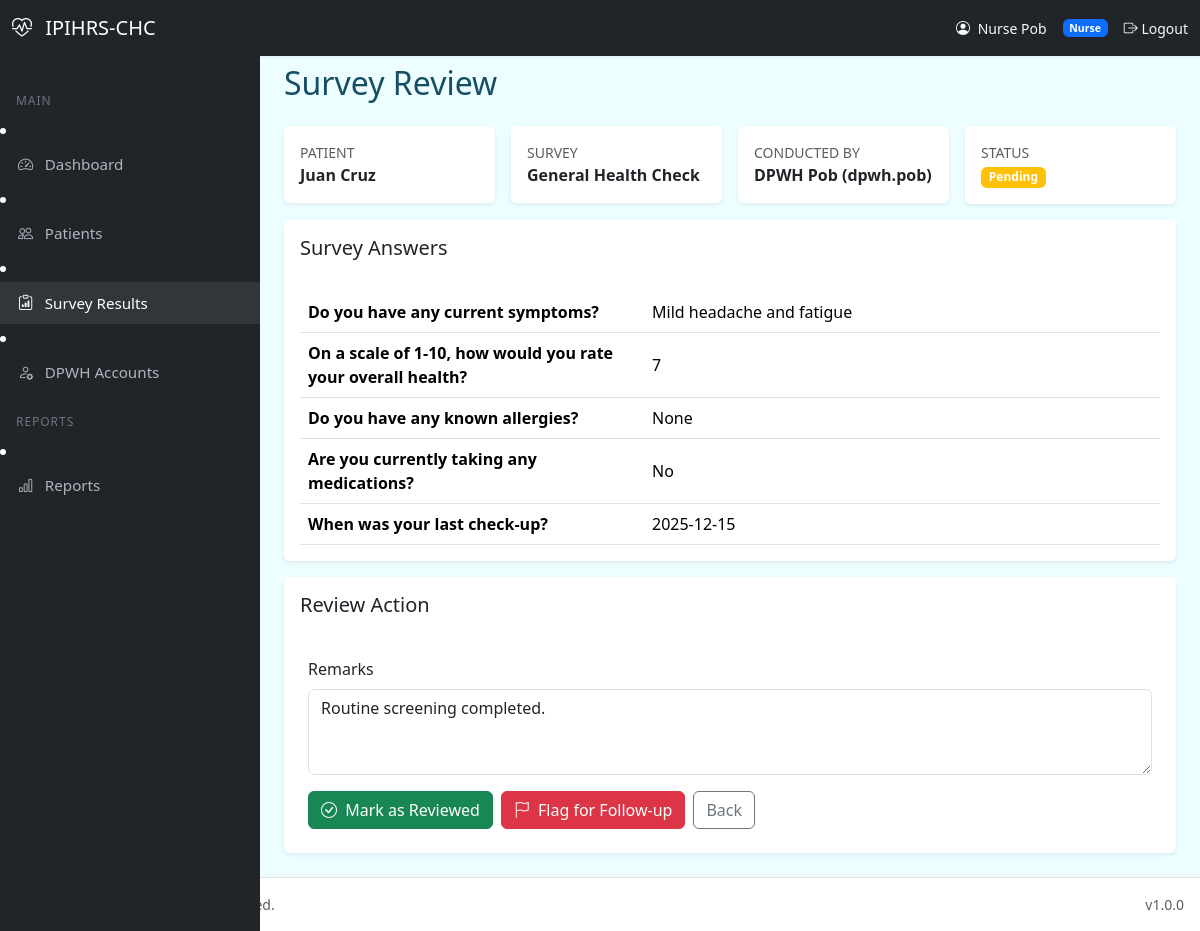
Screenshot of /nurse/survey_review.php?id=1 (signed in) with the database file from the repository.
### tables this page shows
CREATE TABLE IF NOT EXISTS survey_results (
    result_id INT UNSIGNED AUTO_INCREMENT PRIMARY KEY,
    survey_id INT UNSIGNED NOT NULL,
    patient_id INT UNSIGNED NOT NULL,
    district_id INT UNSIGNED NOT NULL,
    conducted_by INT UNSIGNED NOT NULL,
    answers JSON NOT NULL,
    remarks TEXT NULL,
    status ENUM('pending','reviewed','flagged') NOT NULL DEFAULT 'pending',
    reviewed_by INT UNSIGNED NULL,
    reviewed_at DATETIME NULL,
    created_at DATETIME NOT NULL DEFAULT CURRENT_TIMESTAMP,
    updated_at DATETIME NOT NULL DEFAULT CURRENT_TIMESTAMP ON UPDATE CURRENT_TIMESTAMP,

    INDEX idx_survey_results_district (district_id),
    INDEX idx_survey_results_patient (patient_id),
    INDEX idx_survey_results_survey (survey_id),
    INDEX idx_survey_results_status (status),
    INDEX idx_survey_results_conducted_by (conducted_by),
    INDEX idx_survey_results_created (created_at),

    CONSTRAINT fk_survey_results_survey
        FOREIGN KEY (survey_id) REFERENCES surveys(survey_id)
        ON DELETE RESTRICT
        ON UPDATE CASCADE,

    CONSTRAINT fk_survey_results_patient
        FOREIGN KEY (patient_id) REFERENCES patients(patient_id)
        ON DELETE RESTRICT
        ON UPDATE CASCADE,

    CONSTRAINT fk_survey_results_district
        FOREIGN KEY (district_id) REFERENCES districts(district_id)
        ON DELETE RESTRICT
        ON UPDATE CASCADE,

    CONSTRAINT fk_survey_results_conducted_by
        FOREIGN KEY (conducted_by) REFERENCES users(user_id)
        ON DELETE RESTRICT
        ON UPDATE CASCADE,

    CONSTRAINT fk_survey_results_reviewed_by
        FOREIGN KEY (reviewed_by) REFERENCES users(user_id)
        ON DELETE SET NULL
        ON UPDATE CASCADE
);

CREATE TABLE IF NOT EXISTS surveys (
    survey_id INT UNSIGNED AUTO_INCREMENT PRIMARY KEY,
    survey_name VARCHAR(150) NOT NULL,
    description TEXT NULL,
    survey_type VARCHAR(80) NULL,
    district_id INT UNSIGNED NULL,
    created_by INT UNSIGNED NOT NULL,
    is_active TINYINT(1) NOT NULL DEFAULT 1,
    created_at DATETIME NOT NULL DEFAULT CURRENT_TIMESTAMP,
    updated_at DATETIME NOT NULL DEFAULT CURRENT_TIMESTAMP ON UPDATE CURRENT_TIMESTAMP,

    INDEX idx_surveys_district (district_id),
    INDEX idx_surveys_active (is_active),

    CONSTRAINT fk_surveys_district
        FOREIGN KEY (district_id) REFERENCES districts(district_id)
        ON DELETE SET NULL
        ON UPDATE CASCADE,

    CONSTRAINT fk_surveys_created_by
        FOREIGN KEY (created_by) REFERENCES users(user_id)
        ON DELETE RESTRICT
        ON UPDATE CASCADE
);

### includes/helpers.php (called while the page is built, shortened)
<?php
if (!function_exists('url')) {
    function url(string $path = ''): string {
        return rtrim(APP_URL, '/\\') . '/' . ltrim($path, '/\\');
    }
}
if (!function_exists('e')) {
    function e(?string $value): string {
        return htmlspecialchars((string)($value ?? ''), ENT_QUOTES | ENT_HTML5, 'UTF-8');
    }
}

### nurse/survey_review.php (the view, shortened to what this page needs)
<?php
require_once __DIR__ . '/../includes/helpers.php';
require_once __DIR__ . '/../includes/header.php';
$pdo = Database::getConnection();
$districtId = (int)($_SESSION['district_id'] ?? 0);
$resultId = isset($_GET['id']) ? (int)$_GET['id'] : 0;
$stmt = $pdo->prepare("
    SELECT sr.*, s.survey_name, s.description,
           CONCAT(p.first_name, ' ', p.last_name) AS patient_name,
           CONCAT(u.full_name, ' (', u.username, ')') AS conducted_by_name
    FROM survey_results sr
    JOIN surveys s ON s.survey_id = sr.survey_id
    JOIN patients p ON p.patient_id = sr.patient_id
    JOIN users u ON u.user_id = sr.conducted_by
    WHERE sr.result_id = :result_id AND sr.district_id = :district_id
    LIMIT 1
");
$stmt->execute([':result_id' => $resultId, ':district_id' => $districtId]);
$result = $stmt->fetch();
$answers = json_decode((string)$result['answers'], true) ?: [];
require_once __DIR__ . '/../includes/sidebar.php';
?>
<div class="main-content">
    <div class="mb-4">
        <nav aria-label="breadcrumb">
            <ol class="breadcrumb">
                <li class="breadcrumb-item"><a href="<?= e(url('nurse/dashboard.php')) ?>">Dashboard</a></li>
                <li class="breadcrumb-item"><a href="<?= e(url('nurse/survey_results.php')) ?>">Survey Results</a></li>
                <li class="breadcrumb-item active" aria-current="page">Review</li>
            </ol>
        </nav>
        <h2 class="mb-0">Survey Review</h2>
    </div>
    <div class="row g-3 mb-3">
        <div class="col-md-3">
            <div class="card border-0 shadow-sm">
                <div class="card-body">
                    <div class="small text-muted text-uppercase">Patient</div>
                    <div class="fw-semibold"><?= e($result['patient_name']) ?></div>
                </div>
            </div>
        </div>
        <div class="col-md-3">
            <div class="card border-0 shadow-sm">
                <div class="card-body">
                    <div class="small text-muted text-uppercase">Survey</div>
                    <div class="fw-semibold"><?= e($result['survey_name']) ?></div>
                </div>
            </div>
        </div>
        <div class="col-md-3">
            <div class="card border-0 shadow-sm">
                <div class="card-body">
                    <div class="small text-muted text-uppercase">Conducted By</div>
                    <div class="fw-semibold"><?= e($result['conducted_by_name']) ?></div>
                </div>
            </div>
        </div>
        <div class="col-md-3">
            <div class="card border-0 shadow-sm">
                <div class="card-body">
                    <div class="small text-muted text-uppercase">Status</div>
                    <div>
                        <span class="badge bg-<?= $result['status'] === 'pending' ? 'warning' : ($result['status'] === 'reviewed' ? 'success' : 'danger') ?>">
                            <?= e(ucfirst($result['status'])) ?>
                        </span>
                    </div>
                </div>
            </div>
        </div>
    </div>
    <div class="card border-0 shadow-sm mb-3">
        <div class="card-header bg-white border-0 py-3">
            <h5 class="mb-0">Survey Answers</h5>
        </div>
        <div class="card-body">
            <?php if (!$answers): ?>
                <p class="text-muted mb-0">No answers recorded.</p>
            <?php else: ?>
                <div class="table-responsive">
                    <table class="table align-middle mb-0">
                        <tbody>
                            <?php foreach ($answers as $question => $answer): ?>
                                <tr class="border-bottom">
                                    <td class="fw-semibold" style="width: 40%;"><?= e($question) ?></td>
                                    <td><?= e((string)$answer) ?></td>
                                </tr>
                            <?php endforeach; ?>
                        </tbody>
                    </table>
                </div>
            <?php endif; ?>
        </div>
    </div>
    <?php if ($result['status'] === 'pending'): ?>
        <div class="card border-0 shadow-sm">
            <div class="card-header bg-white border-0 py-3">
                <h5 class="mb-0">Review Action</h5>
            </div>
            <div class="card-body p-4">
                <form method="POST" action="" novalidate>
                    <div class="mb-3">
                        <label for="remarks" class="form-label">Remarks</label>
                        <textarea class="form-control" id="remarks" name="remarks" rows="3" placeholder="Add your review remarks..."><?= e($result['remarks'] ?? '') ?></textarea>
                    </div>
                    <div class="d-flex gap-2">
                        <button type="submit" name="action" value="review" class="btn btn-success">
                            <i class="bi bi-check-circle me-1"></i> Mark as Reviewed
                        </button>
                        <button type="submit" name="action" value="flag" class="btn btn-danger">
                            <i class="bi bi-flag me-1"></i> Flag for Follow-up
                        </button>
                        <a href="<?= e(url('nurse/survey_results.php')) ?>" class="btn btn-outline-secondary">Back</a>
                    </div>
                </form>
            </div>
        </div>
    <?php endif; ?>
</div>
<?php require_once __DIR__ . '/../includes/footer.php'; ?>

### assets/css/app.css (style rules this page uses)
:root { --primary: #0284c7; --primary-dark: #026aa7; --color-primary: #0891b2; --color-primary-dark: #0e7490; --color-secondary: #22d3ee; --color-accent: #059669; --color-background: #ecfeff; --color-foreground: #164e63; --color-card: #ffffff; --color-card-foreground: #164e63; --color-muted: #e8f1f6; --color-muted-foreground: #475569; --color-border: #a5f3fc; --color-ring: #0891b2; --color-danger: #dc2626; --color-danger-foreground: #ffffff; --shadow-soft: 0 10px 40px rgba(8, 145, 178, 0.08); --shadow-card: 0 1px 2px rgba(15, 23, 42, 0.04), 0 6px 24px rgba(8, 145, 178, 0.06); --radius: 1.25rem; }
* { box-sizing: border-box; }
body { font-family: 'Figtree', system-ui, -apple-system, Segoe UI, Roboto, Helvetica, Arial, sans-serif; background: var(--color-background); color: var(--color-foreground); min-height: 100vh; margin: 0; }
.main-content { margin-left: 260px; padding: 1.5rem; min-height: calc(100vh - 56px); }

### rows the page displays
survey_results: survey.survey_name "General Health Check", status "Pending", answers "Mild headache and fatigue", answers "7", answers "None", answers "No", answers "2025-12-15", remarks "Routine screening completed."

### other values shown
APP_SHORT_NAME "IPIHRS-CHC"
$currentUser['full_name'] "Nurse Pob"
$currentUser['role'] "Nurse"
$label "Dashboard Patients Survey Results DPWH Accounts Reports"
$result['patient_name'] "Juan Cruz"
$result['conducted_by_name'] "DPWH Pob (dpwh.pob)"
$question "Do you have any current symptoms?"
$question "On a scale of 1-10, how would you rate your overall health?"
$question "Do you have any known allergies?"
$question "Are you currently taking any medications?"
$question "When was your last check-up?"
APP_VERSION "1.0.0"
